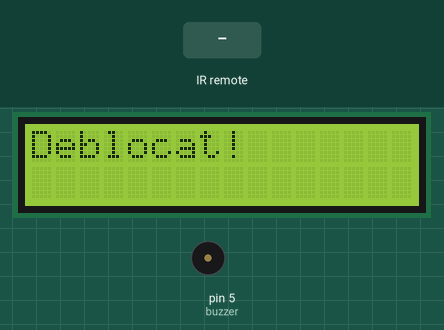
A sketch run on a simulated Arduino Uno, built with avr-gcc and run on an emulated ATmega328P. On the bench: 16×2 character LCD, buzzer (waves = sounding, pin HIGH). The test bench sets the inputs (shaded band). What the sketch prints to the serial monitor is not drawn.

Above: at 1.2 s.
1.3 s: infrared code 0xFF906F received
At 1.54 s:
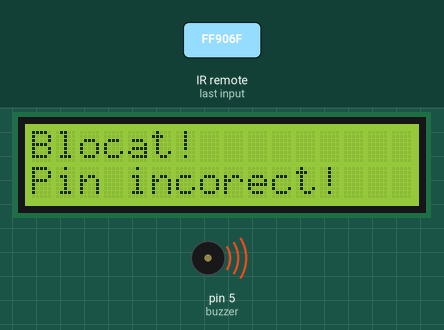
Timing chart, 0 to 4.3 s (numbered marks = the images above; inputs shaded):
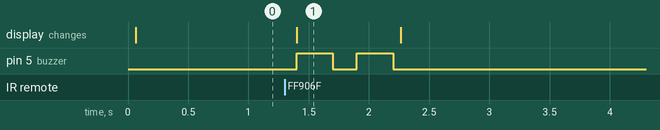

The sketch:

VerificareParole.ino
```cpp
#include "IRremote.h"
#include <LiquidCrystal.h>

int receiver = 6;
int buzzer = 5;
unsigned short parola[4] = {1, 2, 3, 4};

IRrecv irrecv(receiver);
decode_results results;
LiquidCrystal lcd(7, 8, 9, 10, 11, 12);

int translateIR()
{
  switch (results.value)
  {
    case 0xFF906F: return 10; break;
    case 0xFF6897: return 0; break;
    case 0xFF30CF: return 1; break;
    case 0xFF18E7: return 2; break;
    case 0xFF7A85: return 3; break;
    case 0xFF10EF: return 4; break;
    case 0xFF38C7: return 5; break;
    case 0xFF5AA5: return 6; break;
    case 0xFF42BD: return 7; break;
    case 0xFF4AB5: return 8; break;
    case 0xFF52AD: return 9; break;
      return -1;
  }

  delay(500);
}

void setup()
{
  Serial.begin(9600);
  Serial.println("IR Receiver Button Decode");
  irrecv.enableIRIn();
  pinMode(buzzer, OUTPUT);
}

bool cod()
{
  unsigned short v[4];
  unsigned short i = 0;
  unsigned short j = 0;

  lcd.setCursor(0, 1);
  while(i < 0)
  {
     irrecv.resume();
     if (irrecv.decode(&results))
     {
       v[i] = translateIR();
       i++;

       for(j = 0; j < i - 1; j++)
         lcd.print(v[i]);
     }
  }
  for(i = 0; i < 4; i++)
   if(v[i] != parola[i])
     return 0;

   return 1;
}

void loop()
{
  bool blocat = 0;

  irrecv.resume();

  if (irrecv.decode(&results) && !blocat)
  {
    if(translateIR() == 10)
      blocat = 1;
  }

  if(!blocat)
  {
    lcd.begin(16, 2);
    lcd.print("Deblocat!");
  }

  else
  {
    lcd.begin(16, 2);
    lcd.print("Blocat!");

    if(cod())
      {
        blocat = 0;

        lcd.setCursor(0, 1);
        lcd.print("Pin corect!");

        digitalWrite(buzzer,HIGH);
        delay(500);
        digitalWrite(buzzer,LOW);
      }
     else
     {
      lcd.setCursor(0, 1);
        lcd.print("Pin incorect!");

        digitalWrite(buzzer,HIGH);
        delay(300);
        digitalWrite(buzzer,LOW);
        delay(200);
        digitalWrite(buzzer,HIGH);
        delay(300);
        digitalWrite(buzzer,LOW);
     }
  }
}
```

Measured:
- after the input at 1.3 s, pin 5 (buzzer): alternates HIGH for 0.30 s and LOW for 0.20 s, 4 changes in all, then stays LOW, starting after 0.10 s; the display: changes after 0.10 s (image 1)
- what the display in image 1 shows lasts 0.9 s, from 1.4 s to 2.3 s
